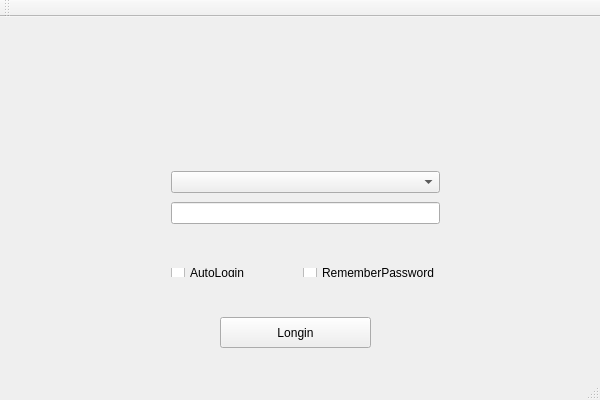
<?xml version="1.0" encoding="UTF-8"?>
<ui version="4.0">
 <class>LoginWindowClass</class>
 <widget class="QMainWindow" name="LoginWindowClass">
  <property name="geometry">
   <rect>
    <x>0</x>
    <y>0</y>
    <width>600</width>
    <height>400</height>
   </rect>
  </property>
  <property name="windowTitle">
   <string>LoginWindow</string>
  </property>
  <widget class="QWidget" name="centralWidget">
   <widget class="QPushButton" name="loginPushButton">
    <property name="geometry">
     <rect>
      <x>220</x>
      <y>300</y>
      <width>151</width>
      <height>31</height>
     </rect>
    </property>
    <property name="text">
     <string>Longin</string>
    </property>
   </widget>
   <widget class="QWidget" name="layoutWidget">
    <property name="geometry">
     <rect>
      <x>160</x>
      <y>240</y>
      <width>291</width>
      <height>31</height>
     </rect>
    </property>
    <layout class="QHBoxLayout" name="horizontalLayout">
     <item>
      <widget class="QCheckBox" name="autologinCheckBox">
       <property name="text">
        <string>AutoLogin</string>
       </property>
      </widget>
     </item>
     <item>
      <widget class="QCheckBox" name="rememberCheckBox">
       <property name="text">
        <string>RememberPassword</string>
       </property>
      </widget>
     </item>
    </layout>
   </widget>
   <widget class="QWidget" name="layoutWidget">
    <property name="geometry">
     <rect>
      <x>160</x>
      <y>140</y>
      <width>291</width>
      <height>81</height>
     </rect>
    </property>
    <layout class="QVBoxLayout" name="verticalLayout">
     <item>
      <widget class="QComboBox" name="usernameComboBox"/>
     </item>
     <item>
      <widget class="QLineEdit" name="pwLineEdit"/>
     </item>
    </layout>
   </widget>
  </widget>
  <widget class="QMenuBar" name="menuBar">
   <property name="geometry">
    <rect>
     <x>0</x>
     <y>0</y>
     <width>600</width>
     <height>18</height>
    </rect>
   </property>
  </widget>
  <widget class="QToolBar" name="mainToolBar">
   <attribute name="toolBarArea">
    <enum>TopToolBarArea</enum>
   </attribute>
   <attribute name="toolBarBreak">
    <bool>false</bool>
   </attribute>
  </widget>
  <widget class="QStatusBar" name="statusBar"/>
 </widget>
 <layoutdefault spacing="6" margin="11"/>
 <resources>
  <include location="../LoginWindow.qrc"/>
 </resources>
 <connections/>
</ui>
